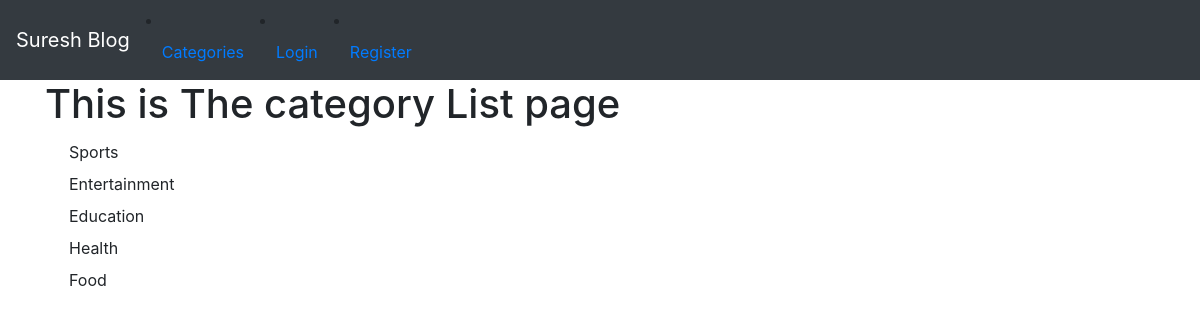
The page /category_list/ on the database its author committed.
### blog/models.py (models this page shows, shortened)
class Category(models.Model):
    name = models.CharField(max_length=255)
    def __str__(self):
        return self.name

### blog/views.py (the view)
# urls.py: path('category_list/', CategoryListView, name='category_list'),
def CategoryListView(request):
    cat_menu_list = Category.objects.all()
    return  render(request,'category_list.html',{'cat_menu_list': cat_menu_list})

### blog/templates/category_list.html
{% extends 'base.html'%}
{% block content %}
<h1>This is The category List page</h1>
            {% for item in cat_menu_list %}
                <a class="dropdown-item" href="{% url 'category' item|slugify %}">{{item}}</a>
            {% endfor %}
{% endblock%}

### rows shown on the page
Category: name "Sports"
Category: name "Entertainment"
Category: name "Education"
Category: name "Health"
Category: name "Food"
